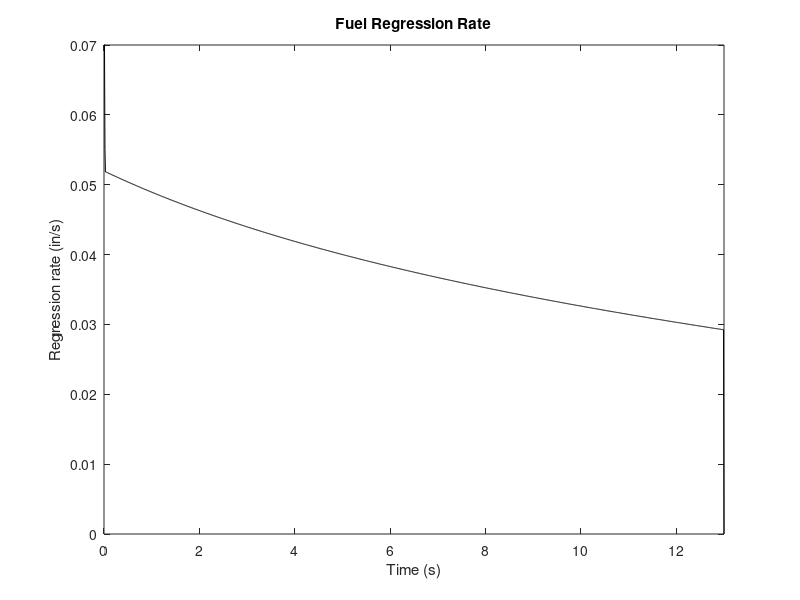

MATLAB code to generate this figure:
% Plotting for the BJ01 Performance Analysis Script

clear

load BJ01_motor_params_102218.mat
% 
% figure(1)
% hold on
% plot((1:t_burn/deltat)*deltat, P_RT/PSItoPa, 'k')
% axis([0, 13, 0, 850]);
% title('Run Tank Pressure');
% xlabel('Time (s)')
% ylabel('Pressure (psi)');
% hold off
% 
% figure(2)
% plot((1:t_burn/deltat)*deltat, mdot_ox*KGtoLBM, 'k')
% hold on
% axis([0, 13, 0, 4]);
% title('N2O Mass Flow Rate');
% xlabel('Time (s)')
% ylabel('Mass Flow Rate (lbm/s)');
% hold off
% 
% figure(3)
% plot((1:t_burn/deltat)*deltat, P_c/PSItoPa, 'k')
% hold on
% axis([0, 13, 0, 1000]);
% title('Combustion Chamber Pressure');
% xlabel('Time (s)')
% ylabel('Pressure (psi)');
% hold off



% figure(4)
% plot((1:t_burn/deltat)*deltat, OFR, 'k');
% axis([0, 13, 0, 12]);
% title('OF Ratio');
% xlabel('Time (s)');
% ylabel('Oxidizer to Fuel Ratio')

% for t = 1:((t_burn/deltat)-1)
%     [T_c_t(t), k_c_t, R_t] = combustionParameters(OFR(t), P_c(t));
% end
% T_c_t(t+1) = T_c_t(t);
% 
% 
% figure(5)
% plot((1:t_burn/deltat)*deltat, T_c_t, 'k');
% hold on
% axis([0, 13, 3100, 3350]);
% title('Combustion Temperature');
% xlabel('Time (s)');
% ylabel('Temperature (K)')
% hold off
% 
figure(6)
plot((1:t_burn/deltat)*deltat, rdot*MtoIN, 'k');
hold on
axis([0, 13, 0, 0.07]);
title('Fuel Regression Rate')
xlabel('Time (s)');
ylabel('Regression rate (in/s)')
hold off

% 
% figure(7)
% hold on
% plot((1:t_burn/deltat)*deltat, T/LBFtoN, 'k');
% axis([0, 13, 0, 1000]);
% title('BJ-01 Thrust vs Time');
% xlabel('Time (s)');
% ylabel('Thrust (lbf)')